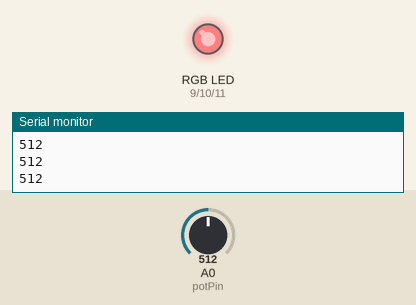
This sketch was run on a simulated Arduino Uno, built with avr-gcc and run on an emulated ATmega328P. Shown: an RGB LED mixed from three pins (HIGH = lit), the last lines printed to the serial monitor. The inputs (shaded band) are chosen by the test bench; at power-on: A0 (potPin) = 512.

Above: at 1.2 s.
1.3 s: A0 (potPin) set to 331
At 2.4 s:
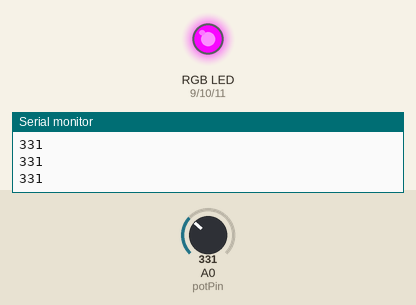
2.8 s: A0 (potPin) set to 511
At 3.6 s:
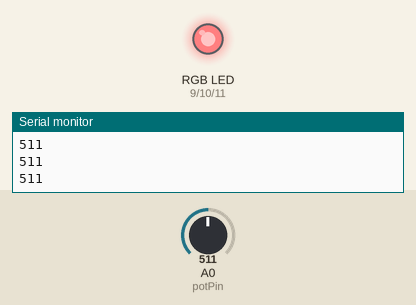
4.3 s: A0 (potPin) set to 692
At 4.7 s:
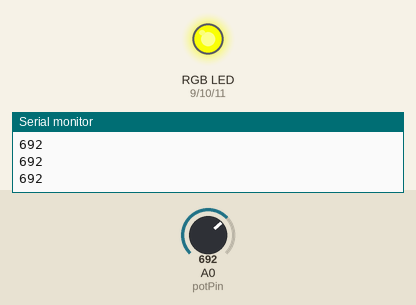
5.8 s: A0 (potPin) set to 900
At 7.0 s:
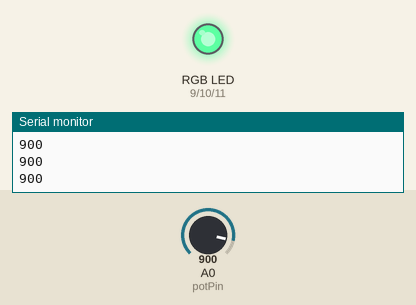
7.3 s: A0 (potPin) set to 1023
At 8.2 s:
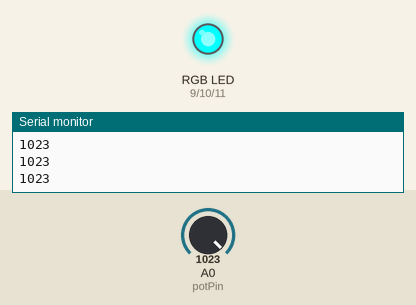
8.8 s: A0 (potPin) set to 122
At 9.4 s:
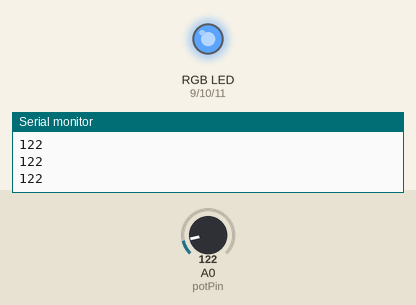
Timing chart, 0 to 11.3 s (numbered marks = the images above; inputs shaded):
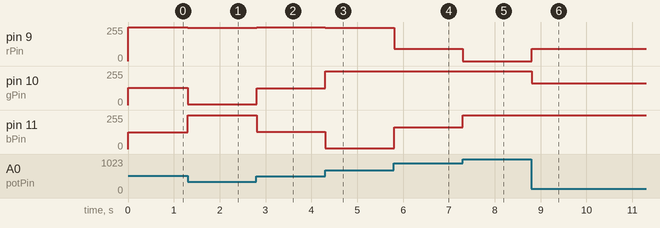

The sketch:

RGB_08.ino
```cpp
#define potPin A0
int potDeger=0;
int rPin=9;
int gPin=10;
int bPin=11;
int rDeger=0;
int gDeger=0;
int bDeger=0;

void setup()
{
  pinMode(rPin,OUTPUT);
  pinMode(gPin,OUTPUT);
  pinMode(bPin,OUTPUT);
  Serial.begin(9600);

}

void loop()
{
  potDeger=analogRead(potPin);
  Serial.println(potDeger);

  if(potDeger<341)
  {
    potDeger=(potDeger*3)/4;
    rDeger=255-potDeger;
    gDeger=potDeger;
    bDeger=0;
  }
    else if(potDeger<682)
  {
    potDeger=((potDeger-341)*3)/4;
    rDeger=0;
    gDeger=255-potDeger;
    bDeger=potDeger;
  }
     else
  {
    potDeger=((potDeger-683)*3)/4;
    rDeger=potDeger;
    gDeger=0;
    bDeger=255-potDeger;
  }
  analogWrite(rPin,255-rDeger);
  analogWrite(gPin,255-gDeger);
  analogWrite(bPin,255-bDeger);


}
```

Measured:
- after the input at 1.3 s, pin 9 (rPin): 255/255 → 248/255 at once; pin 10 (gPin): 128/255 → 7/255 at once; pin 11 (bPin): 127/255 → 255/255 at once
- after the input at 2.8 s, pin 9 (rPin): 248/255 → 255/255 at once; pin 10 (gPin): 7/255 → 127/255 at once; pin 11 (bPin): 255/255 → 128/255 at once
- after the input at 4.3 s, pin 9 (rPin): 255/255 → 249/255 at once; pin 10 (gPin): 127/255 → 255/255 at once; pin 11 (bPin): 128/255 → 6/255 at once
- after the input at 5.8 s, pin 9 (rPin): 249/255 → 93/255 at once; pin 11 (bPin): 6/255 → 162/255 at once
- after the input at 7.3 s, pin 9 (rPin): 93/255 → 0/255 at once; pin 11 (bPin): 162/255 → 255/255 at once
- after the input at 8.8 s, pin 9 (rPin): 0/255 → 91/255 at once; pin 10 (gPin): 255/255 → 164/255 at once
